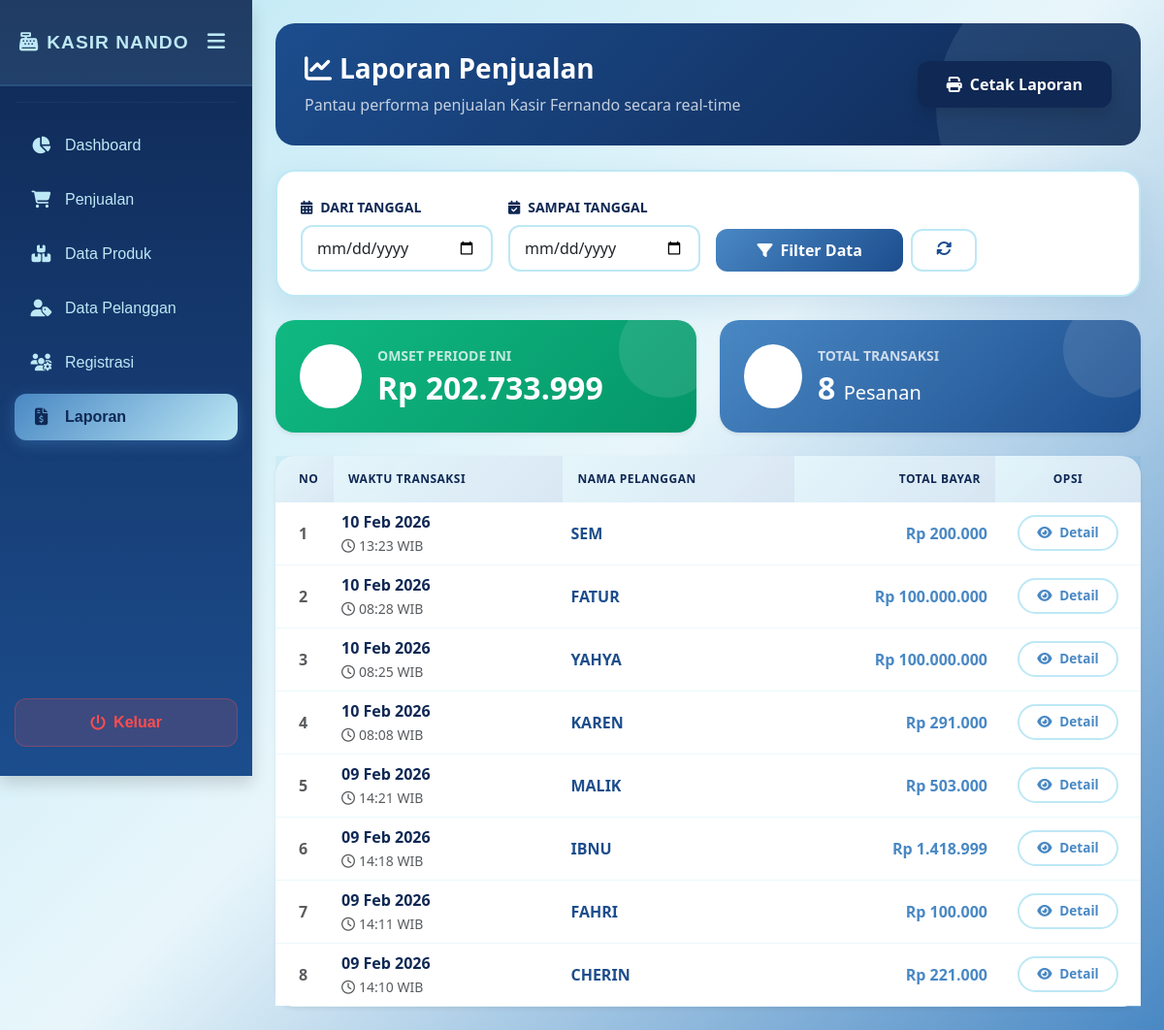
The app's page /petugas/laporan/index.php (signed in) with its own data.
### tables this page shows
CREATE TABLE `penjualan` (
  `PenjualanID` int(11) NOT NULL,
  `TanggalPenjualan` datetime NOT NULL DEFAULT current_timestamp(),
  `TotalHarga` decimal(10,2) NOT NULL,
  `PelangganID` int(11) NOT NULL
);

CREATE TABLE `pelanggan` (
  `PelangganID` int(11) NOT NULL,
  `NamaPelanggan` varchar(255) NOT NULL,
  `Alamat` text NOT NULL,
  `NomorTelepon` varchar(15) NOT NULL
);

### petugas/laporan/index.php (the view, shortened to what this page needs)
<?php
include '../../main/connect.php';
$tgl_mulai = isset($_GET['tgl_mulai']) ? $_GET['tgl_mulai'] : '';
$tgl_selesai = isset($_GET['tgl_selesai']) ? $_GET['tgl_selesai'] : '';
?>
<!DOCTYPE html>
<html lang="id">
<head>
    <link href="https://cdn.jsdelivr.net/npm/bootstrap@5.3.0/dist/css/bootstrap.min.css" rel="stylesheet">
    <link rel="stylesheet" href="https://cdnjs.cloudflare.com/ajax/libs/font-awesome/6.0.0/css/all.min.css">
</head>
<body>
    <div class="d-flex">
        <div class="no-print">
            <?php include '../../template/sidebar.php'; ?>
        </div>
        <div class="container-fluid p-4">
            <div class="header-section no-print position-relative">
                <div class="row align-items-center position-relative" style="z-index: 1;">
                    <div class="col-md-7">
                        <h3 class="fw-bold mb-2">
                            <i class="fas fa-chart-line me-2"></i>Laporan Penjualan
                        </h3>
                        <p class="mb-0 opacity-75">Pantau performa penjualan Kasir Fernando secara real-time</p>
                    </div>
                    <div class="col-md-5 text-md-end mt-3 mt-md-0">
                        <button class="btn btn-print-report shadow" onclick="window.print()">
                            <i class="fas fa-print me-2"></i>Cetak Laporan
                        </button>
                    </div>
                </div>
            </div>
            <div class="filter-card mb-4 no-print">
                <div class="card-body p-4">
                    <form method="GET" class="row g-3 align-items-end">
                        <div class="col-md-3">
                            <label class="form-label small fw-bold text-uppercase" style="color: var(--color-navy);">
                                <i class="fas fa-calendar-alt me-2"></i>Dari Tanggal
                            </label>
                            <input type="date" name="tgl_mulai" class="form-control" value="<?= $tgl_mulai ?>">
                        </div>
                        <div class="col-md-3">
                            <label class="form-label small fw-bold text-uppercase" style="color: var(--color-navy);">
                                <i class="fas fa-calendar-check me-2"></i>Sampai Tanggal
                            </label>
                            <input type="date" name="tgl_selesai" class="form-control" value="<?= $tgl_selesai ?>">
                        </div>
                        <div class="col-md-4 d-flex gap-2">
                            <button type="submit" class="btn btn-filter flex-grow-1">
                                <i class="fas fa-filter me-2"></i>Filter Data
                            </button>
                            <a href="index.php" class="btn btn-reset px-4">
                                <i class="fas fa-sync-alt"></i>
                            </a>
                        </div>
                    </form>
                </div>
            </div>
            <?php
            $where = "";
            $summary = mysqli_query($conn, "SELECT SUM(TotalHarga) as total, COUNT(*) as jml FROM penjualan $where");
            $ds = mysqli_fetch_assoc($summary);
            ?>
            <div class="row mb-4 g-4">
                <div class="col-md-6">
                    <div class="stats-card stats-card-revenue shadow-sm h-100 position-relative">
                        <div class="d-flex align-items-center position-relative" style="z-index: 1;">
                            <div class="rounded-circle bg-white bg-opacity-20 p-3 me-3">
                                <i class="fas fa-wallet fa-2x"></i>
                            </div>
                            <div>
                                <small class="d-block opacity-75 fw-bold text-uppercase mb-1">Omset Periode Ini</small>
                                <h2 class="fw-bold m-0">Rp <?= number_format($ds['total'] ?? 0, 0, ',', '.'); ?></h2>
                            </div>
                        </div>
                    </div>
                </div>
                <div class="col-md-6">
                    <div class="stats-card stats-card-transaction shadow-sm h-100 position-relative">
                        <div class="d-flex align-items-center position-relative" style="z-index: 1;">
                            <div class="rounded-circle bg-white bg-opacity-20 p-3 me-3">
                                <i class="fas fa-shopping-bag fa-2x"></i>
                            </div>
                            <div>
                                <small class="d-block opacity-75 fw-bold text-uppercase mb-1">Total Transaksi</small>
                                <h2 class="fw-bold m-0"><?= $ds['jml']; ?> <span class="fs-5 fw-normal">Pesanan</span></h2>
                            </div>
                        </div>
                    </div>
                </div>
            </div>
            <div class="card card-report shadow-sm">
                <div class="card-body p-0">
                    <div class="table-responsive">
                        <table class="table table-hover align-middle mb-0">
                            <thead>
                                <tr>
                                    <th class="ps-4" width="60">No</th>
                                    <th>Waktu Transaksi</th>
                                    <th>Nama Pelanggan</th>
                                    <th class="text-end">Total Bayar</th>
                                    <th class="no-print text-center" width="150">Opsi</th>
                                </tr>
                            </thead>
                            <tbody>
                                <?php
                                $no = 1;
                                $query = mysqli_query($conn, "SELECT * FROM penjualan JOIN pelanggan ON penjualan.PelangganID = pelanggan.PelangganID $where ORDER BY TanggalPenjualan DESC");
                                if(mysqli_num_rows($query) > 0) {
                                    while($d = mysqli_fetch_array($query)){
                                ?>
                                <tr>
                                    <td class="ps-4 text-muted fw-bold"><?= $no++; ?></td>
                                    <td>
                                        <div class="fw-bold" style="color: var(--color-navy);">
                                            <?= date('d M Y', strtotime($d['TanggalPenjualan'])); ?>
                                        </div>
                                        <small class="text-muted">
                                            <i class="far fa-clock me-1"></i><?= date('H:i', strtotime($d['TanggalPenjualan'])); ?> WIB
                                        </small>
                                    </td>
                                    <td>
                                        <div class="text-uppercase fw-bold" style="color: var(--color-dark-blue);">
                                            <?= $d['NamaPelanggan']; ?>
                                        </div>
                                    </td>
                                    <td class="fw-bold text-end" style="color: var(--color-medium-blue);">
                                        Rp <?= number_format($d['TotalHarga'], 0, ',', '.'); ?>
                                    </td>
                                    <td class="no-print text-center">
                                        <a href="detail.php?id=<?= $d['PenjualanID']; ?>" class="btn-detail-custom">
                                            <i class="fas fa-eye me-1"></i> Detail
                                        </a>
                                    </td>
                                </tr>
                                <?php
                                    }
                                } else {
                                    echo "<tr><td colspan='5' class='text-center py-5 text-muted'><i class='fas fa-inbox fa-3x mb-3 d-block' style='opacity: 0.3;'></i>Tidak ada data transaksi pada periode ini.</td></tr>";
                                }
                                ?>
                            </tbody>
                        </table>
                    </div>
                </div>
            </div>
        </div>
    </div>
</body>
</html>

### petugas/laporan/index.php (style rules this page uses)
:root { --color-light-blue: #BDE8F5; --color-medium-blue: #4988C4; --color-dark-blue: #1C4D8D; --color-navy: #0F2854; }
body { background: linear-gradient(135deg, var(--color-light-blue) 0%, #E8F6FB 50%, var(--color-medium-blue) 100%); min-height: 100vh; }
.card-report { border-radius: 20px; border: none; transition: transform 0.3s; background: rgba(255, 255, 255, 0.95); backdrop-filter: blur(10px); }
.header-section { background: linear-gradient(135deg, var(--color-dark-blue), var(--color-navy)); color: white; padding: 30px; border-radius: 20px; margin-bottom: 25px; position: relative; overflow: hidden; }
.header-section::before { content: ''; position: absolute; top: -50%; right: -10%; width: 300px; height: 300px; background: rgba(189, 232, 245, 0.1); border-radius: 50%; }
.filter-card { background: white; border-radius: 20px; border: 2px solid var(--color-light-blue); box-shadow: 0 10px 30px rgba(28, 77, 141, 0.1); }
.form-control, .form-select { border: 2px solid var(--color-light-blue); border-radius: 12px; padding: 10px 15px; transition: all 0.3s ease; }
.btn-filter { background: linear-gradient(135deg, var(--color-medium-blue), var(--color-dark-blue)); color: white; border: none; border-radius: 12px; padding: 10px 25px; font-weight: 600; transition: all 0.3s ease; }
.btn-reset { background: white; color: var(--color-dark-blue); border: 2px solid var(--color-light-blue); border-radius: 12px; transition: all 0.3s ease; }
.btn-print-report { background: var(--color-navy); color: white; border: none; border-radius: 12px; padding: 12px 30px; font-weight: 600; transition: all 0.3s ease; }
.btn-detail-custom { background: #ffffff; border: 2px solid var(--color-light-blue) !important; color: var(--color-medium-blue); transition: all 0.3s cubic-bezier(0.4, 0, 0.2, 1); border-radius: 50px; padding: 6px 18px; text-decoration: none; display: inline-block; font-size: 0.85rem; font-weight: 600; }
.stats-card { border-radius: 20px; padding: 25px; border: none; position: relative; overflow: hidden; }
.stats-card::before { content: ''; position: absolute; top: -20px; right: -20px; width: 100px; height: 100px; border-radius: 50%; opacity: 0.1; }
.stats-card-revenue { background: linear-gradient(135deg, #10b981, #059669); color: white; }
.stats-card-revenue::before { background: white; }
.stats-card-transaction { background: linear-gradient(135deg, var(--color-medium-blue), var(--color-dark-blue)); color: white; }
.stats-card-transaction::before { background: white; }
.table thead th { background: linear-gradient(135deg, rgba(189, 232, 245, 0.4), rgba(73, 136, 196, 0.2)); color: var(--color-navy); text-transform: uppercase; font-size: 0.75rem; letter-spacing: 0.5px; font-weight: 700; border: none; padding: 15px; }
.table tbody tr { border-bottom: 1px solid rgba(189, 232, 245, 0.3); transition: all 0.2s ease; }

### records on screen
penjualan: TanggalPenjualan "10 Feb 2026", TanggalPenjualan "13:23", PelangganID.NamaPelanggan "SEM", TotalHarga "200.000"
penjualan: TanggalPenjualan "10 Feb 2026", TanggalPenjualan "08:28", PelangganID.NamaPelanggan "FATUR", TotalHarga "100.000.000"
penjualan: TanggalPenjualan "10 Feb 2026", TanggalPenjualan "08:25", PelangganID.NamaPelanggan "YAHYA", TotalHarga "100.000.000"
penjualan: TanggalPenjualan "10 Feb 2026", TanggalPenjualan "08:08", PelangganID.NamaPelanggan "KAREN", TotalHarga "291.000"
penjualan: TanggalPenjualan "09 Feb 2026", TanggalPenjualan "14:21", PelangganID.NamaPelanggan "MALIK", TotalHarga "503.000"
penjualan: TanggalPenjualan "09 Feb 2026", TanggalPenjualan "14:18", PelangganID.NamaPelanggan "IBNU", TotalHarga "1.418.999"
penjualan: TanggalPenjualan "09 Feb 2026", TanggalPenjualan "14:11", PelangganID.NamaPelanggan "FAHRI", TotalHarga "100.000"
penjualan: TanggalPenjualan "09 Feb 2026", TanggalPenjualan "14:10", PelangganID.NamaPelanggan "CHERIN", TotalHarga "221.000"

### other values on screen
$ds['total'] "202.733.999"
$ds['jml'] "8"
